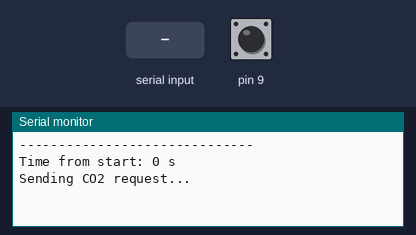
Recording of a sketch running on a simulated Arduino Uno, built with avr-gcc and run on an emulated ATmega328P. On the bench: the last lines printed to the serial monitor. The inputs (shaded band) are chosen by the test bench; at power-on: pin 9 LOW.

Above: at 2.8 s.
2.9 s: "1" received over the second serial link
At 5.2 s:
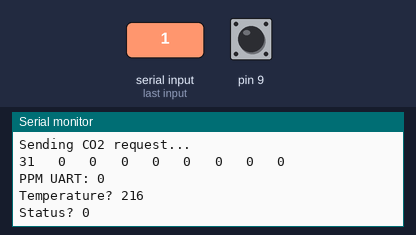
5.5 s: pin 9 pulsed HIGH 2 times (0.12 s each, 0.3 s apart)
At 6.4 s:
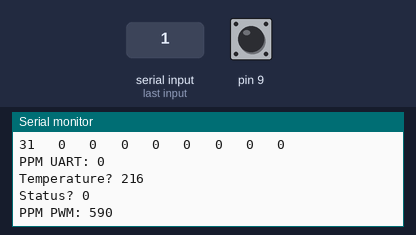
7.6 s: "0" received over the second serial link
At 11.71 s:
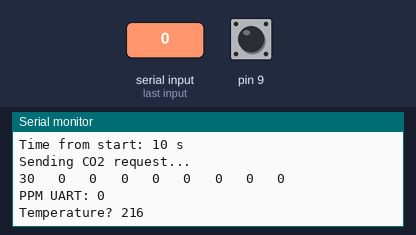

Measured:
- after the input at 2.9 s, the serial monitor: prints a new line after 1.1 s (image 1)
- after the input at 5.5 s, the serial monitor: prints a new line after 0.12 s (image 2)
- after the input at 7.6 s, the serial monitor: prints a new line after 4.0 s (image 3)

The sketch:

TEST_CO2_MHZ19.ino
```cpp
#include <SoftwareSerial.h>
SoftwareSerial co2Serial(7, 6); // define MH-Z19 RX TX
unsigned long startTime = millis();

void setup() {
  Serial.begin(9600);
  co2Serial.begin(9600);
  pinMode(9, INPUT);
}

void loop() {
  Serial.println("------------------------------");
  Serial.print("Time from start: ");
  Serial.print((millis() - startTime) / 1000);
  Serial.println(" s");
  int ppm_uart = readCO2UART();
  int ppm_pwm = readCO2PWM();
  delay(5000);
}

int readCO2UART(){
  byte cmd[9] = {0xFF,0x01,0x86,0x00,0x00,0x00,0x00,0x00,0x79};
  byte response[9]; // for answer

  Serial.println("Sending CO2 request...");
  co2Serial.write(cmd, 9); //request PPM CO2

  // clear the buffer
  memset(response, 0, 9);
  int i = 0;
  while (co2Serial.available() == 0) {
//    Serial.print("Waiting for response ");
//    Serial.print(i);
//    Serial.println(" s");
    delay(1000);
    i++;
  }
  if (co2Serial.available() > 0) {
      co2Serial.readBytes(response, 9);
  }
  // print out the response in hexa
  for (int i = 0; i < 9; i++) {
    Serial.print(String(response[i], HEX));
    Serial.print("   ");
  }
  Serial.println("");

  // checksum
  byte check = getCheckSum(response);
  if (response[8] != check) {
    Serial.println("Checksum not OK!");
    Serial.print("Received: ");
    Serial.println(response[8]);
    Serial.print("Should be: ");
    Serial.println(check);
  }

  // ppm
  int ppm_uart = 256 * (int)response[2] + response[3];
  Serial.print("PPM UART: ");
  Serial.println(ppm_uart);

  // temp
  byte temp = response[4] - 40;
  Serial.print("Temperature? ");
  Serial.println(temp);

  // status
  byte status = response[5];
  Serial.print("Status? ");
  Serial.println(status);
  if (status == 0x40) {
    Serial.println("Status OK");
  }

  return ppm_uart;
}

byte getCheckSum(char *packet) {
  byte i;
  unsigned char checksum = 0;
  for (i = 1; i < 8; i++) {
    checksum += packet[i];
  }
  checksum = 0xff - checksum;
  checksum += 1;
  return checksum;
}

int readCO2PWM() {
  unsigned long th, tl, ppm_pwm = 0;
  do {
    th = pulseIn(9, HIGH, 1004000) / 1000;
    tl = 1004 - th;
    ppm_pwm = 5000 * (th-2)/(th+tl-4);
  } while (th == 0);
  Serial.print("PPM PWM: ");
  Serial.println(ppm_pwm);
  return ppm_pwm;
}
```
